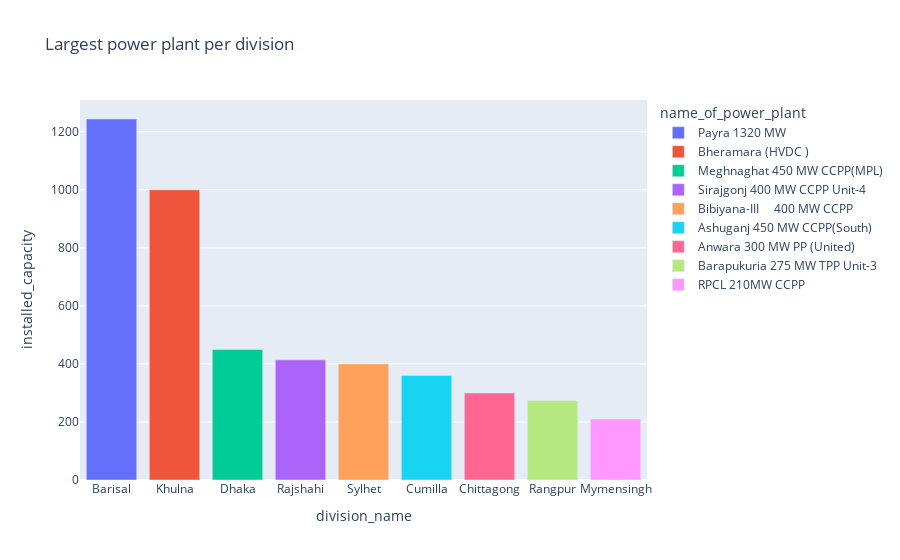

The notebook cell saved with this chart:
### Code cell
fig = px.bar(
    largest_by_division,
    x='division_name',
    y='installed_capacity',
    color='name_of_power_plant',
    title='Largest power plant per division'
)
fig.show()

### Figure 1 — Plotly figure (JSON) as saved in the notebook; plotly's stock layout.template omitted (floating-point values rounded to 4 significant figures)
{"data": [{"alignmentgroup": "True", "hovertemplate": "name_of_power_plant=Payra 1320 MW<br>division_name=%{x}<br>installed_capacity=%{y}<extra></extra>", "legendgroup": "Payra 1320 MW", "marker": {"color": "#636efa", "pattern": {"shape": ""}}, "name": "Payra 1320 MW", "offsetgroup": "Payra 1320 MW", "orientation": "v", "showlegend": true, "textposition": "auto", "type": "bar", "x": ["Barisal"], "xaxis": "x", "y": [1244], "yaxis": "y"}, {"alignmentgroup": "True", "hovertemplate": "name_of_power_plant=Bheramara (HVDC )<br>division_name=%{x}<br>installed_capacity=%{y}<extra></extra>", "legendgroup": "Bheramara (HVDC )", "marker": {"color": "#EF553B", "pattern": {"shape": ""}}, "name": "Bheramara (HVDC )", "offsetgroup": "Bheramara (HVDC )", "orientation": "v", "showlegend": true, "textposition": "auto", "type": "bar", "x": ["Khulna"], "xaxis": "x", "y": [1000], "yaxis": "y"}, {"alignmentgroup": "True", "hovertemplate": "name_of_power_plant=Meghnaghat 450 MW CCPP(MPL)<br>division_name=%{x}<br>installed_capacity=%{y}<extra></extra>", "legendgroup": "Meghnaghat 450 MW CCPP(MPL)", "marker": {"color": "#00cc96", "pattern": {"shape": ""}}, "name": "Meghnaghat 450 MW CCPP(MPL)", "offsetgroup": "Meghnaghat 450 MW CCPP(MPL)", "orientation": "v", "showlegend": true, "textposition": "auto", "type": "bar", "x": ["Dhaka"], "xaxis": "x", "y": [450], "yaxis": "y"}, {"alignmentgroup": "True", "hovertemplate": "name_of_power_plant=Sirajgonj 400 MW CCPP Unit-4<br>division_name=%{x}<br>installed_capacity=%{y}<extra></extra>", "legendgroup": "Sirajgonj 400 MW CCPP Unit-4", "marker": {"color": "#ab63fa", "pattern": {"shape": ""}}, "name": "Sirajgonj 400 MW CCPP Unit-4", "offsetgroup": "Sirajgonj 400 MW CCPP Unit-4", "orientation": "v", "showlegend": true, "textposition": "auto", "type": "bar", "x": ["Rajshahi"], "xaxis": "x", "y": [414], "yaxis": "y"}, {"alignmentgroup": "True", "hovertemplate": "name_of_power_plant=Bibiyana-III     400 MW CCPP<br>division_name=%{x}<br>installed_capacity=%{y}<extra></extra>", "legendgroup": "Bibiyana-III     400 MW CCPP", "marker": {"color": "#FFA15A", "pattern": {"shape": ""}}, "name": "Bibiyana-III     400 MW CCPP", "offsetgroup": "Bibiyana-III     400 MW CCPP", "orientation": "v", "showlegend": true, "textposition": "auto", "type": "bar", "x": ["Sylhet"], "xaxis": "x", "y": [400], "yaxis": "y"}, {"alignmentgroup": "True", "hovertemplate": "name_of_power_plant=Ashuganj 450 MW CCPP(South)<br>division_name=%{x}<br>installed_capacity=%{y}<extra></extra>", "legendgroup": "Ashuganj 450 MW CCPP(South)", "marker": {"color": "#19d3f3", "pattern": {"shape": ""}}, "name": "Ashuganj 450 MW CCPP(South)", "offsetgroup": "Ashuganj 450 MW CCPP(South)", "orientation": "v", "showlegend": true, "textposition": "auto", "type": "bar", "x": ["Cumilla"], "xaxis": "x", "y": [360], "yaxis": "y"}, {"alignmentgroup": "True", "hovertemplate": "name_of_power_plant=Anwara 300 MW PP (United)<br>division_name=%{x}<br>installed_capacity=%{y}<extra></extra>", "legendgroup": "Anwara 300 MW PP (United)", "marker": {"color": "#FF6692", "pattern": {"shape": ""}}, "name": "Anwara 300 MW PP (United)", "offsetgroup": "Anwara 300 MW PP (United)", "orientation": "v", "showlegend": true, "textposition": "auto", "type": "bar", "x": ["Chittagong"], "xaxis": "x", "y": [300], "yaxis": "y"}, {"alignmentgroup": "True", "hovertemplate": "name_of_power_plant=Barapukuria 275 MW TPP Unit-3<br>division_name=%{x}<br>installed_capacity=%{y}<extra></extra>", "legendgroup": "Barapukuria 275 MW TPP Unit-3", "marker": {"color": "#B6E880", "pattern": {"shape": ""}}, "name": "Barapukuria 275 MW TPP Unit-3", "offsetgroup": "Barapukuria 275 MW TPP Unit-3", "orientation": "v", "showlegend": true, "textposition": "auto", "type": "bar", "x": ["Rangpur"], "xaxis": "x", "y": [274], "yaxis": "y"}, {"alignmentgroup": "True", "hovertemplate": "name_of_power_plant=RPCL 210MW CCPP<br>division_name=%{x}<br>installed_capacity=%{y}<extra></extra>", "legendgroup": "RPCL 210MW CCPP", "marker": {"color": "#FF97FF", "pattern": {"shape": ""}}, "name": "RPCL 210MW CCPP", "offsetgroup": "RPCL 210MW CCPP", "orientation": "v", "showlegend": true, "textposition": "auto", "type": "bar", "x": ["Mymensingh"], "xaxis": "x", "y": [210], "yaxis": "y"}], "layout": {"barmode": "relative", "legend": {"title": {"text": "name_of_power_plant"}, "tracegroupgap": 0}, "title": {"text": "Largest power plant per division"}, "xaxis": {"anchor": "y", "domain": [0, 1], "title": {"text": "division_name"}}, "yaxis": {"anchor": "x", "domain": [0, 1], "title": {"text": "installed_capacity"}}}}
